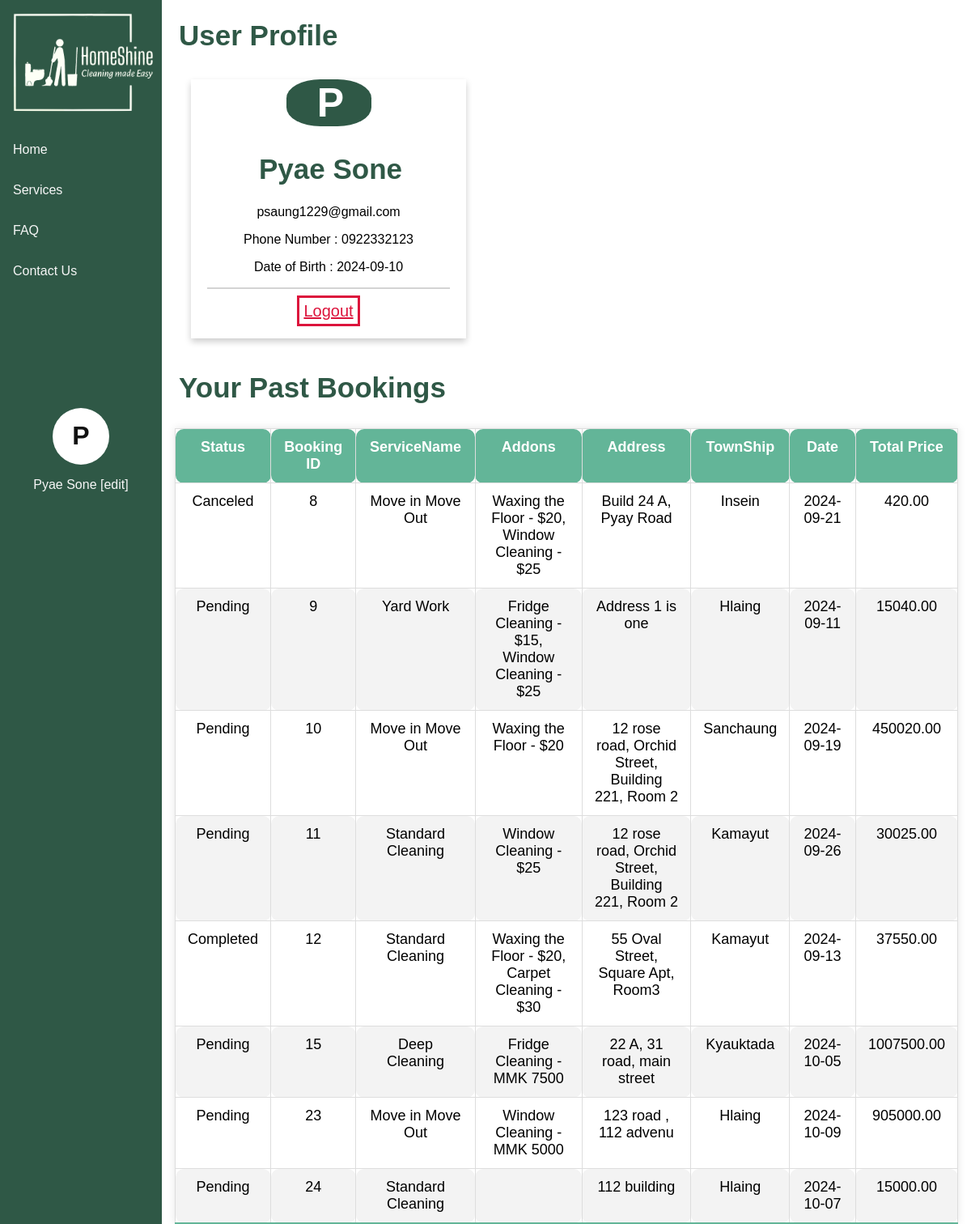
/CusProfile.php (signed in), run on the app's committed database.
### tables this page shows
CREATE TABLE `customer` (
  `CustomerID` int(11) NOT NULL,
  `CustomerName` varchar(50) NOT NULL,
  `CustomerPassword` varchar(100) NOT NULL,
  `CustomerEmail` varchar(50) NOT NULL,
  `CustomerPhone` varchar(20) NOT NULL,
  `CustomerDOB` varchar(30) NOT NULL
);

CREATE TABLE `booking` (
  `BookingID` int(11) NOT NULL,
  `ServiceName` varchar(60) DEFAULT NULL,
  `Address` varchar(200) DEFAULT NULL,
  `Address_TownShip` varchar(30) DEFAULT NULL,
  `CleanerQty` int(11) DEFAULT NULL,
  `HoursQty` decimal(10,2) DEFAULT NULL,
  `Bedrooms` int(11) DEFAULT NULL,
  `Bathrooms` int(11) DEFAULT NULL,
  `BookingTime` time DEFAULT NULL,
  `BookingDate` date DEFAULT NULL,
  `PaymentStatus` varchar(20) DEFAULT NULL,
  `Remarks` varchar(200) DEFAULT NULL,
  `Addons` text DEFAULT NULL,
  `Total` decimal(10,2) NOT NULL,
  `CustomerID` int(11) DEFAULT NULL,
  `ServiceID` int(11) DEFAULT NULL,
  `BookingStatus` varchar(50) NOT NULL,
  `JobStatus` varchar(100) NOT NULL
);

CREATE TABLE `service` (
  `ServiceID` int(11) NOT NULL,
  `ServiceName` varchar(100) DEFAULT NULL,
  `Price` decimal(10,2) DEFAULT NULL,
  `Description` varchar(300) DEFAULT NULL,
  `ServicePhoto` varchar(100) DEFAULT NULL
);

### CusProfile.php (the view, shortened to what this page needs)
<!DOCTYPE html>
<html lang="en">
<head>
    <link rel="stylesheet" type="text/css" href="Style.css">
</head>
<body>
<?php include('navbar.php'); ?>
<div class="content">
<?php if(isset($_SESSION['CusID']))
                {
                    $CusID = $_SESSION['CusID'];
                    include("ConnectDB.php");
                    $sql = "SELECT * FROM customer WHERE CustomerID='$CusID'";
                		$result = mysqli_query($connection,$sql);
		                $record = mysqli_fetch_assoc($result);
                    $Name = $record['CustomerName'];
                    $Email = $record['CustomerEmail'];
                    $Phone = $record['CustomerPhone'];
                    $DOB = $record['CustomerDOB'];
                    $initial = strtoupper($Name[0]);
              }?>
<h1>User Profile</h1>
<div class="card">
  <center><h1 class="InitialBig"><?php echo $initial;?></h1></center>
  <h1><?php echo $Name;?></h1>
  <p class="title"><?php echo $Email;?></p>
  <p>Phone Number : <?php echo $Phone;?></p>
  <p>Date of Birth : <?php echo $DOB;?></p>
  <hr>
  <p><a href=LogOut.php>Logout</a></p>
</div>
<br>
<h1>Your Past Bookings</h1>
<div class="TableContainer">
        <table class="styled-table">
            <thead>
                <tr>
                    <th>Status</th>
                    <th>Booking ID</th>
                    <th>ServiceName</th>
                    <th>Addons</th>
                    <th>Address</th>
                    <th>TownShip</th>
                    <th>Date</th>
                    <th>Total Price</th>
                </tr>
            </thead>
            <tbody>
            <?php
        include("ConnectDB.php");
        $sql = "SELECT b.BookingStatus, b.BookingID, b.Address,b.Address_Township, b.BookingDate,
        b.Addons, b.Total, b.CustomerID, b.jobStatus, s.ServiceName
        FROM booking b , service s WHERE b.ServiceID = s.ServiceID
        AND b.CustomerID= $CusID";
        $result = $connection->query($sql);
        if ($result->num_rows > 0) {
            while($row = $result->fetch_assoc()) {
               $Status = $row["BookingStatus"];
               $BookingID =  $row["BookingID"];
               $Service = $row["ServiceName"];
               $Address = $row["Address"];
               $Township = $row["Address_Township"];
               $Date = $row["BookingDate"];
               $Addons = $row["Addons"];
               $Total = $row["Total"];
            echo "
                <tr>
                    <td>$Status</td>
                    <td>$BookingID</td>
                    <td>$Service</td>
                    <td>$Addons</td>
                    <td>$Address</td>
                    <td>$Township</td>
                    <td>$Date</td>
                    <td>$Total</td>
                </tr>
                ";
            }
        }
            else
            {
                Echo"You haven't booked any services yet, <a herf='Services.php>Book Now!</a>'";
            }
?>
            </tbody>
        </table>
    </div>
    </div>
</body>
</html>

### navbar.php (shortened to what this page needs)
<div class="sidebar">
  <img src="img/NavLogoWhite.png" alt="">
  <a href="Home.php" class="<?= basename($_SERVER['PHP_SELF']) == 'Home.php' ? 'active' : '' ?>">Home</a>
  <a href="Services.php" class="<?= basename($_SERVER['PHP_SELF']) == 'Services.php' ? 'active' : '' ?>">Services</a>
  <a href="FAQ.php" class="<?= basename($_SERVER['PHP_SELF']) == 'FAQ.php' ? 'active' : '' ?>">FAQ</a>
  <a href="ContactUs.php" class="<?= basename($_SERVER['PHP_SELF']) == 'ContactUs.php' ? 'active' : '' ?>">Contact Us</a>
  <br><br><br><br><br><br><br><br>
  <center>
       <?php
                if(isset($_SESSION['CusID']))
                {
                    $CusID = $_SESSION['CusID'];
                    include("ConnectDB.php");
                    $sql = "SELECT * FROM customer WHERE CustomerID='$CusID'";
                		$result = mysqli_query($connection,$sql);
		                $record = mysqli_fetch_assoc($result);
                    $Name = $record['CustomerName'];
                    $initial = strtoupper($Name[0]);
                    echo "<div class='profile-initial'><a href='CusProfile.php'>$initial </a></div>";
                    echo "<a href='CusProfile.php'>$Name [edit]</a></div>";
              }
              else {
                echo "<a href='CusReg.php'>SignUp</a>";
                }
                ?>

### Style.css (style rules this page uses)
body { font-family: Arial, sans-serif; margin: 0; padding: 0; display: flex; }
.sidebar { margin: 0; padding: 0; width: 200px; background-color: #2F5846; position: fixed; height: 100%; overflow: auto; }
.sidebar a { display: block; color:#F6F6F6; padding: 16px; text-decoration: none; }
.sidebar img { align-self: center; width: 90%; height: auto; padding: 10pt; margin: auto; }
div.content { margin-left: 200px; padding: 1px 16px; height: 1000px; }
h1 { color: #2F5846; padding-left: 5px; font-size: 35px; font-weight: bold; }
.profile-initial { background-color: #FFFFFF; border-radius: 50%; width: 70px; height: 70px; align-items: center; justify-content: center; font-size: 32px; font-weight: bolder; }
.profile-initial a { color: #111111; }
.card { box-shadow: 0 4px 8px 0 rgba(0, 0, 0, 0.2); width:300px; height: 320px; margin-left: 20px; text-align: center; font-family: arial; padding-bottom: 30 px; padding-left: 20px; background-color: #ffffff; padding-right: 20px; }
.card a { background-color:white; color: crimson; text-align: center; font-size: 20px; padding: 5px; border: solid; }
.InitialBig { background-color: #2F5846; color: #ffffff; width: 100px; height:auto; border-radius: 40%; font-size: 50px; text-align: center; }
.TableContainer { margin: 0; padding: 0; box-sizing: border-box; font-family: 'Arial', sans-serif; background-color: #f9f9f9; width: 100%; margin: 30px auto; }
.styled-table { width: 100%; border-collapse: collapse; margin: 25px 0; font-size: 18px; text-align: left; box-shadow: 0 0 10px rgba(0, 0, 0, 0.1); background-color: #ffffff; }
.styled-table thead tr { background-color: #63b598; color: #ffffff; text-align: left; font-weight: bold; }
.styled-table th, .styled-table td { padding: 12px 15px; }
.styled-table tbody tr { border-bottom: 1px solid #dddddd; }
.styled-table tbody tr:nth-of-type(even) { background-color: #f3f3f3; }
.styled-table tbody tr:last-of-type { border-bottom: 2px solid #63b598; }
th, td { border: 2px solid black; border-radius: 10px; padding: 15px; text-align: center; border: 1px solid #ddd; padding-left: 20px; align-content: baseline; justify-content: baseline; }
a { color: #2196F3; }
hr { border: 1px solid lightgrey; }

### data on the page
customer: CustomerName "P", CustomerName "Pyae Sone", CustomerEmail "psaung1229@gmail.com", CustomerPhone "0922332123", CustomerDOB "2024-09-10"
booking: BookingStatus "Canceled", BookingID "8", ServiceID.ServiceName "Move in Move Out", Addons "Waxing the Floor - $20, Window Cleaning - $25", Address "Build 24 A, Pyay Road", Address_TownShip "Insein", BookingDate "2024-09-21", Total "420.00"
booking: BookingStatus "Pending", BookingID "9", ServiceID.ServiceName "Yard Work", Addons "Fridge Cleaning - $15, Window Cleaning - $25", Address "Address 1 is one", Address_TownShip "Hlaing", BookingDate "2024-09-11", Total "15040.00"
booking: BookingStatus "Pending", BookingID "10", ServiceID.ServiceName "Move in Move Out", Addons "Waxing the Floor - $20", Address "12 rose road, Orchid Street, Building 221, Room 2", Address_TownShip "Sanchaung", BookingDate "2024-09-19", Total "450020.00"
booking: BookingStatus "Pending", BookingID "11", ServiceID.ServiceName "Standard Cleaning", Addons "Window Cleaning - $25", Address "12 rose road, Orchid Street, Building 221, Room 2", Address_TownShip "Kamayut", BookingDate "2024-09-26", Total "30025.00"
booking: BookingStatus "Completed", BookingID "12", ServiceID.ServiceName "Standard Cleaning", Addons "Waxing the Floor - $20, Carpet Cleaning - $30", Address "55 Oval Street, Square Apt, Room3", Address_TownShip "Kamayut", BookingDate "2024-09-13", Total "37550.00"
booking: BookingStatus "Pending", BookingID "15", ServiceID.ServiceName "Deep Cleaning", Addons "Fridge Cleaning - MMK 7500", Address "22 A, 31 road, main street", Address_TownShip "Kyauktada", BookingDate "2024-10-05", Total "1007500.00"
booking: BookingStatus "Pending", BookingID "23", ServiceID.ServiceName "Move in Move Out", Addons "Window Cleaning - MMK 5000", Address "123 road , 112 advenu", Address_TownShip "Hlaing", BookingDate "2024-10-09", Total "905000.00"
booking: BookingStatus "Pending", BookingID "24", ServiceID.ServiceName "Standard Cleaning", Address "112 building", Address_TownShip "Hlaing", BookingDate "2024-10-07", Total "15000.00"
